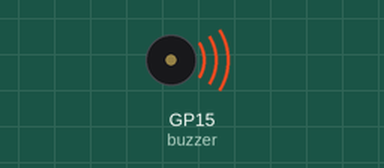
Recording of a program running on a simulated Raspberry Pi Pico running MicroPython. Shown: buzzer (waves = sounding, pin HIGH). What the program prints to the serial console is not drawn. At 2.0 s the program stops and its outputs stay as they are.

Above: at 0.16 s.
At 1.9 s:
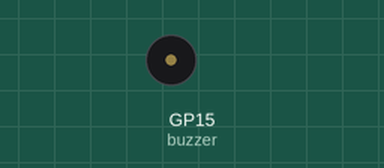
Timing chart, 0 to 3.4 s (numbered marks = the images above):
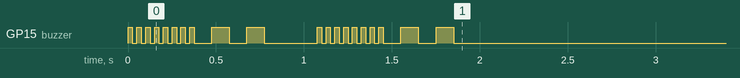

The program:

Buzz_a_Bit.py
```python
# Your PICO can make annoying sounds using an inexpesnsive buzzer
# The buzzer used in this demo is:
# Adafruit  Buzzer 5V - Breadboard friendly Product ID: 1536
# With power applied it will oscilate at 2kHz making it very easy to control
#

import machine
import utime

buzzer = machine.Pin(15, machine.Pin.OUT)


def Buzz_a_Bit():
    print("DANGER")
    for i in range(15):
        buzzer.toggle()
        utime.sleep(.025)
    for i in range(5):
        buzzer.toggle()
        utime.sleep(.1)
    utime.sleep(.2)
    for i in range(15):
        buzzer.toggle()
        utime.sleep(.025)
    for i in range(5):
        buzzer.toggle()
        utime.sleep(.1)

Buzz_a_Bit()
print("All done folks!")
```
